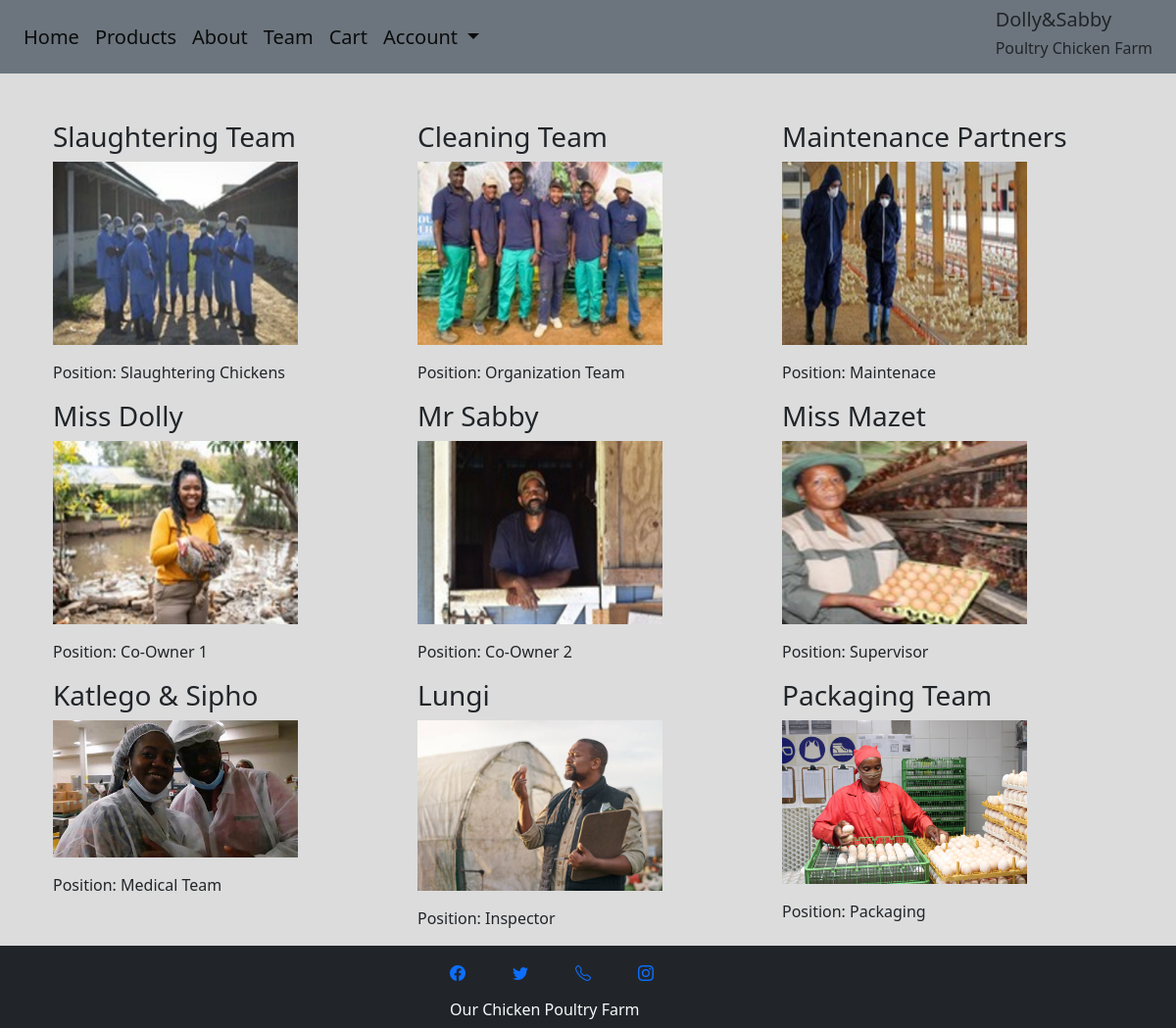
Page /team/ on the committed database.
### myApp/models.py (models this page shows, shortened)
class Team(models.Model):
    title = models.CharField(max_length=300)
    image = models.ImageField(upload_to="images")
    position = models.CharField(max_length=200)

### myApp/views.py (the view)
# urls.py: path("team/",TeamView.as_view(), name="team"),
class TeamView(TemplateView):
    template_name="team.html"
    def get_context_data(self, **kwargs):
        context = super().get_context_data(**kwargs)
        context['team_list']=Team.objects.all()
        return context

### templates/team.html (shortened to what this page needs)
{% extends 'base.html' %}
{% block content %}
<link href="https://cdn.jsdelivr.net/npm/bootstrap@5.1.3/dist/css/bootstrap.min.css" rel="stylesheet" />
<link rel="stylesheet" href="https://cdn.jsdelivr.net/npm/bootstrap-icons@1.8.1/font/bootstrap-icons.css">
<br>
<br>
<div class="container"style="background-color:Gainsboro;">
    <div class="row">
  {% for p in team_list %}
    <div class="col-md-4">
    <h3>{{p.title}}</h3>
    <img src="{{p.image.url}}" width=250px>
    <p class="mt-3">Position: {{p.position}}</p>
      </div>
  {% endfor %}
      </div>
</div>
<footer class="bg-dark">
    <div class="row text-ceter text-md-left">
      <div class=" text-light col-md-5 col-lg-3  mx-auto mt-3">
        <div>
          <ul class="d-flex gap-5 list-unstyled">
            <li><a href="https://web.facebook.com/?_rdc=1&_rdr"><i class="bi bi-facebook"></i></a></li>
            <li><a href="https://twitter.com/?lang=en"><i class="bi bi-twitter"></i></a></li>
            <li><a href="+72 8934 473"><i class="bi bi-telephone"></i></a></li>
            <li><a href="https://www.instagram.com/"><i class="bi bi-instagram"></i></a></li>
          </ul>
        </div>
        <h6>Our Chicken Poultry Farm</h6>
      </div>
    </div>
</footer>
{% endblock %}

### templates/base.html (shortened to what this page needs)
<!DOCTYPE html>
<html lang="en" dir="ltr">
  <head>
    <link href="https://cdn.jsdelivr.net/npm/bootstrap@5.0.2/dist/css/bootstrap.min.css" rel="stylesheet"
>
    <link rel="stylesheet" href="https://cdn.jsdelivr.net/npm/bootstrap@5.2.2/dist/css/bootstrap.min.css">
  </head>
  <body style="background-color:Gainsboro;">
      <div class="container-1">
        <nav class="navbar navbar-expand-lg navbar-light bg-secondary" >
<div class="container-fluid">
    <ul class="navbar-nav me-auto mb-2 mb-lg-0">
      <li class="nav-item">
        <a class="navbar-brand" href="{% url 'myApp:home' %}">Home</a>
      </li>
      <li class="nav-item">
        <a class="navbar-brand"  href="{% url 'myApp:product' %}">Products</a>
      </li>
      <li class="nav-item">
        <a class="navbar-brand" href="{% url 'myApp:about' %}">About</a>
      </li>
      <li class="nav-item">
        <a class="navbar-brand" href="{% url 'myApp:team' %}">Team</a>
      </li>
      <li class="nav-item">
        <a class="navbar-brand" href="{% url 'myApp:mycart' %}">Cart</a>
      </li>
      <li class="nav-item dropdown">
        <a class="navbar-brand dropdown-toggle active" href="#" id="navbarDropdown" role="button" data-toggle="dropdown" aria-expanded="false">
          Account
        </a>
      </li>
    </ul>
    <div class="owners">
    <h5>Dolly&Sabby</h5>
      <h6>Poultry Chicken Farm</h6>
    </div>
</div>
</nav>
      </div>
    {% block content %}
    {% endblock %}
  </body>
</html>

### rows in the picture
Team: title "Slaughtering Team", image (picture), position "Slaughtering Chickens"
Team: title "Cleaning Team", image (picture), position "Organization Team"
Team: title "Maintenance Partners", image (picture), position "Maintenace"
Team: title "Miss Dolly", image (picture), position "Co-Owner 1"
Team: title "Mr Sabby", image (picture), position "Co-Owner 2"
Team: title "Miss Mazet", image (picture), position "Supervisor"
Team: title "Katlego & Sipho", image (picture), position "Medical Team"
Team: title "Lungi", image (picture), position "Inspector"
Team: title "Packaging Team", image (picture), position "Packaging"
